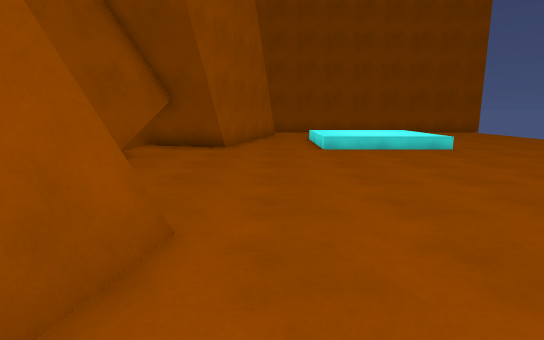
[1] (above)

15 first-person views from a walk through a Unity game level. The camera is 1.4 m above the floor, tilts 10° down and sees 80° across. The floor is counted in squares, 1 m on a side. Each view is taken from the middle of a square. On the plan, view 1 faces up. The plan holds only what a view shows up to about 15 squares ahead; the rest is blank. The place goes on beyond the plan.

[2]
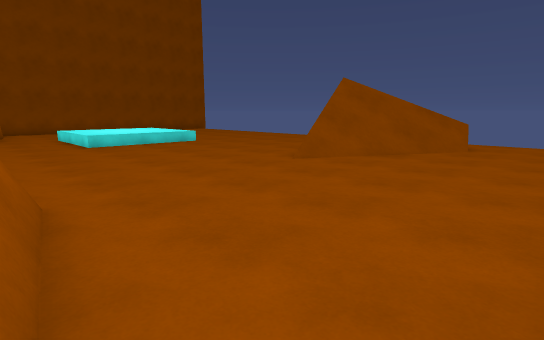

[3]
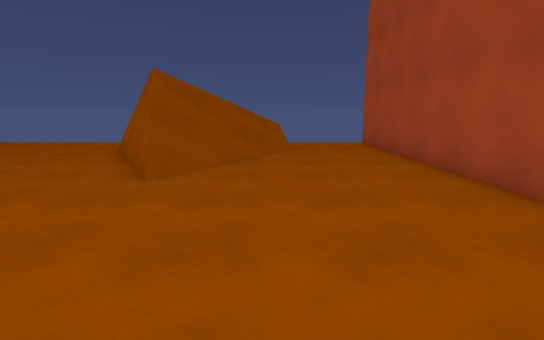

[4]
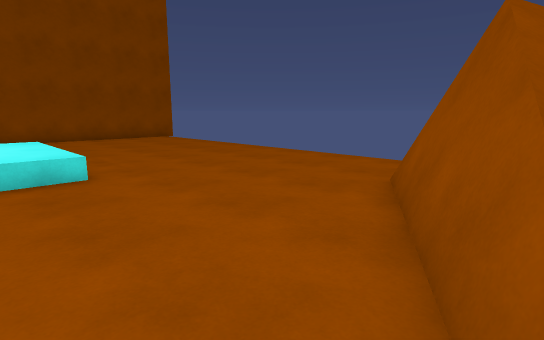

[5]
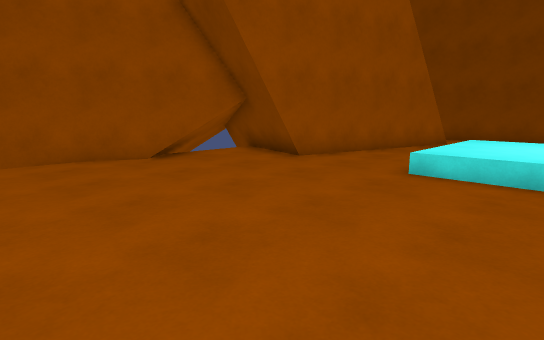

[6]
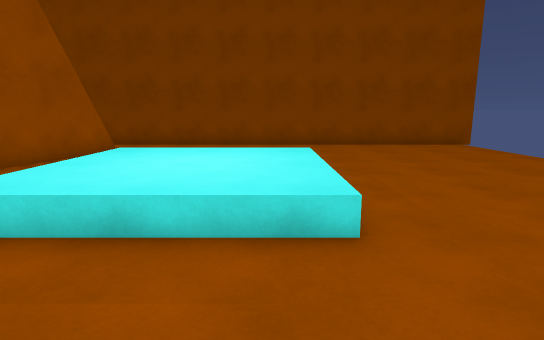

[7]
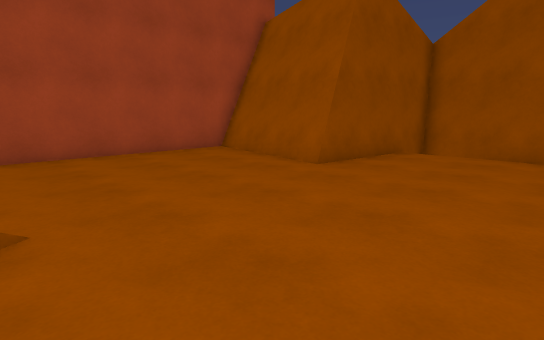

[8]
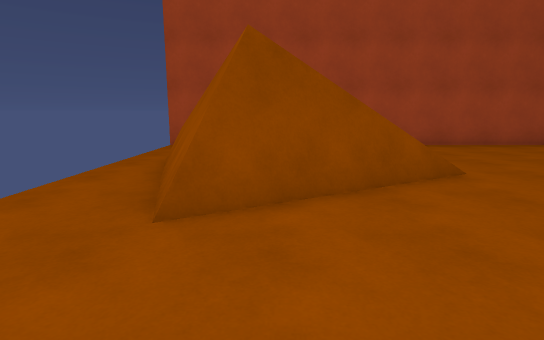

[9]
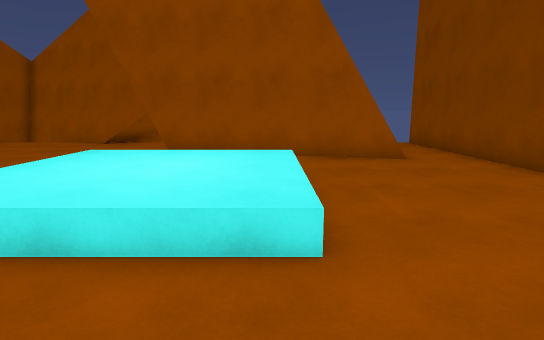

[10]
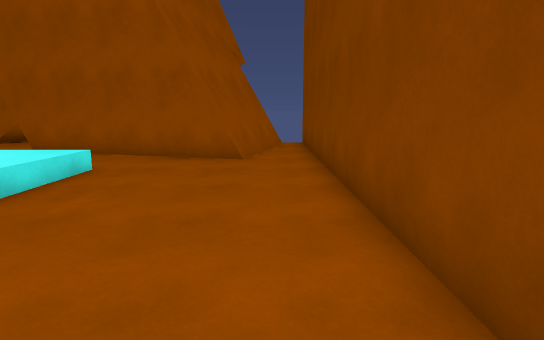

[11]
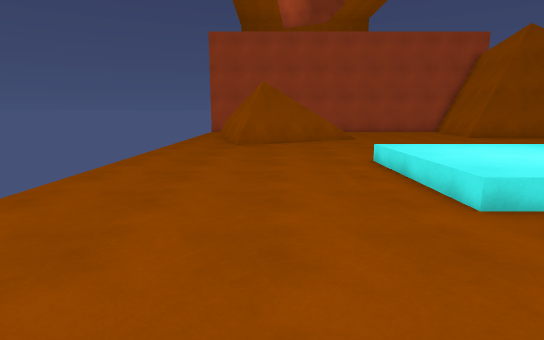

[12]
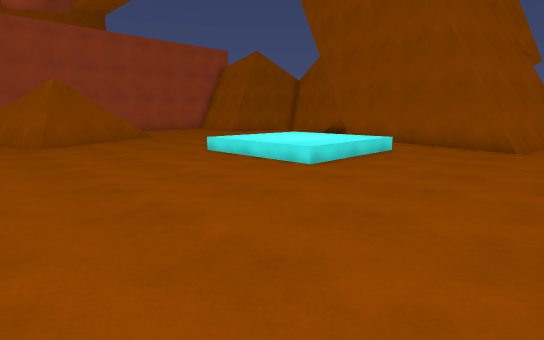

[13]
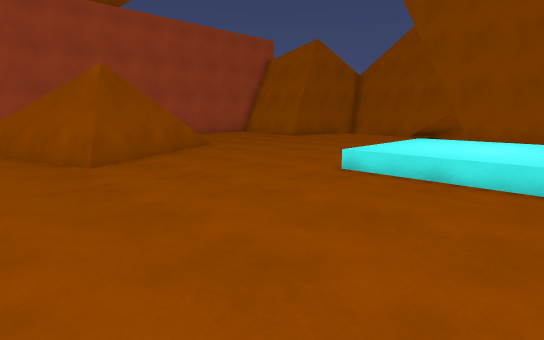

[14]
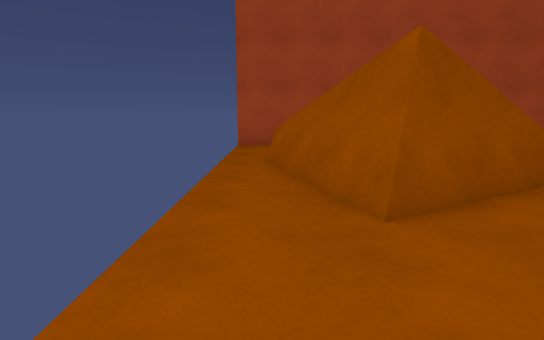

[15]
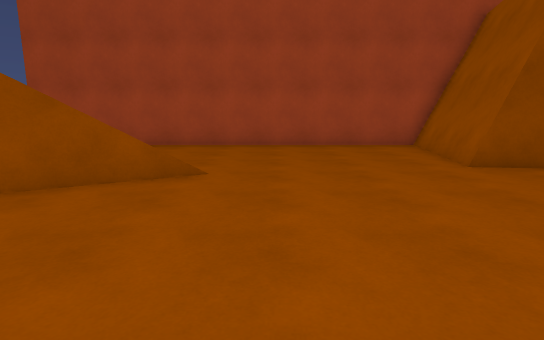

### Floor plan
Key: @ floor where view 1 was taken; # wall or solid block; . main floor; : floor 0.5 m higher than the main floor; / step, stairs or slope; = window, fence, low wall or low ledge; v drop or lower ground.
Columns run from 7 left of view 1 to 15 right of it. Each row starts with its distance up from view 1.
 24   #####################
 23   ....................
 22   ##=.................
 21   ######..............
 20       ##..............
 19       #...............
 18       #...............
 17       #../::::/.......
 16      ##../::::/.......
 15      #.../::::/.......
 14 ######.../::::/.......
 13 ######.../::::/.......
 12  ###..................
 11   ##..................
 10   #...................
  9  ##...................
  8  #................=...
  7 ##...............##=..
  6 ##.............=#v##..
  5 # ............==//##..
  4 ####........../////#..
  3    ###=........////==.
  2     ##...........///=.
  1     ##................
  0     ##.@..............
 -1     #=................
 -2     #.................
 -3     ##################

Positions as (right, up) in squares from view 1, and headings:
1: (0, 0), facing up
2: (-2, -2), facing up-right
3: (-1, 2), facing right
4: (5, 5), facing up-right
5: (5, 5), facing up-left
6: (6, 9), facing up
7: (6, 9), facing down-left
8: (10, 12), facing down
9: (10, 17), facing left
10: (10, 22), facing left
11: (10, 22), facing down
12: (14, 23), facing down-left
13: (14, 17), facing down-left
14: (13, 12), facing down
15: (4, 12), facing down
